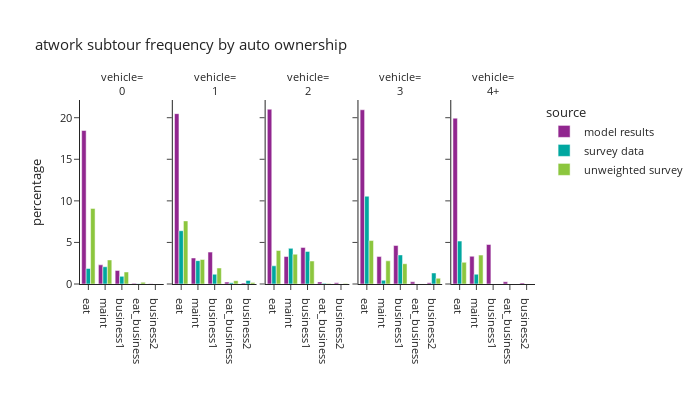

Notebook source saved alongside this figure:
### Code cell
plot_atwork_subtour(work_tour,'auto_ownership_simple',"auto ownership","vehicle")

### Figure 1 — Plotly figure (JSON) as saved in the notebook; plotly's stock layout.template omitted (floating-point values rounded to 4 significant figures)
{"data": [{"alignmentgroup": "True", "hovertemplate": "source=model results<br>auto_ownership_simple=0<br>atwork_subtour_frequency=%{x}<br>percentage=%{y}<extra></extra>", "legendgroup": "model results", "marker": {"color": "#91268F", "pattern": {"shape": ""}}, "name": "model results", "offsetgroup": "model results", "orientation": "v", "showlegend": true, "textposition": "auto", "type": "bar", "x": ["business1", "business2", "eat", "eat_business", "maint"], "xaxis": "x", "y": [1.632, 0.03429, 18.46, 0.07785, 2.304], "yaxis": "y"}, {"alignmentgroup": "True", "hovertemplate": "source=model results<br>auto_ownership_simple=1<br>atwork_subtour_frequency=%{x}<br>percentage=%{y}<extra></extra>", "legendgroup": "model results", "marker": {"color": "#91268F", "pattern": {"shape": ""}}, "name": "model results", "offsetgroup": "model results", "orientation": "v", "showlegend": false, "textposition": "auto", "type": "bar", "x": ["business1", "business2", "eat", "eat_business", "maint"], "xaxis": "x2", "y": [3.835, 0.1097, 20.49, 0.2311, 3.13], "yaxis": "y2"}, {"alignmentgroup": "True", "hovertemplate": "source=model results<br>auto_ownership_simple=2<br>atwork_subtour_frequency=%{x}<br>percentage=%{y}<extra></extra>", "legendgroup": "model results", "marker": {"color": "#91268F", "pattern": {"shape": ""}}, "name": "model results", "offsetgroup": "model results", "orientation": "v", "showlegend": false, "textposition": "auto", "type": "bar", "x": ["business1", "business2", "eat", "eat_business", "maint"], "xaxis": "x3", "y": [4.4, 0.1418, 21.02, 0.251, 3.304], "yaxis": "y3"}, {"alignmentgroup": "True", "hovertemplate": "source=model results<br>auto_ownership_simple=3<br>atwork_subtour_frequency=%{x}<br>percentage=%{y}<extra></extra>", "legendgroup": "model results", "marker": {"color": "#91268F", "pattern": {"shape": ""}}, "name": "model results", "offsetgroup": "model results", "orientation": "v", "showlegend": false, "textposition": "auto", "type": "bar", "x": ["business1", "business2", "eat", "eat_business", "maint"], "xaxis": "x4", "y": [4.628, 0.1515, 20.96, 0.261, 3.299], "yaxis": "y4"}, {"alignmentgroup": "True", "hovertemplate": "source=model results<br>auto_ownership_simple=4+<br>atwork_subtour_frequency=%{x}<br>percentage=%{y}<extra></extra>", "legendgroup": "model results", "marker": {"color": "#91268F", "pattern": {"shape": ""}}, "name": "model results", "offsetgroup": "model results", "orientation": "v", "showlegend": false, "textposition": "auto", "type": "bar", "x": ["business1", "business2", "eat", "eat_business", "maint"], "xaxis": "x5", "y": [4.749, 0.125, 19.95, 0.2698, 3.338], "yaxis": "y5"}, {"alignmentgroup": "True", "hovertemplate": "source=survey data<br>auto_ownership_simple=0<br>atwork_subtour_frequency=%{x}<br>percentage=%{y}<extra></extra>", "legendgroup": "survey data", "marker": {"color": "#00A7A0", "pattern": {"shape": ""}}, "name": "survey data", "offsetgroup": "survey data", "orientation": "v", "showlegend": true, "textposition": "auto", "type": "bar", "x": ["business1", "eat", "eat_business", "maint"], "xaxis": "x", "y": [0.9171, 1.871, 0.0399, 2.074], "yaxis": "y"}, {"alignmentgroup": "True", "hovertemplate": "source=survey data<br>auto_ownership_simple=1<br>atwork_subtour_frequency=%{x}<br>percentage=%{y}<extra></extra>", "legendgroup": "survey data", "marker": {"color": "#00A7A0", "pattern": {"shape": ""}}, "name": "survey data", "offsetgroup": "survey data", "orientation": "v", "showlegend": false, "textposition": "auto", "type": "bar", "x": ["business1", "business2", "eat", "eat_business", "maint"], "xaxis": "x2", "y": [1.176, 0.4345, 6.409, 0.1573, 2.81], "yaxis": "y2"}, {"alignmentgroup": "True", "hovertemplate": "source=survey data<br>auto_ownership_simple=2<br>atwork_subtour_frequency=%{x}<br>percentage=%{y}<extra></extra>", "legendgroup": "survey data", "marker": {"color": "#00A7A0", "pattern": {"shape": ""}}, "name": "survey data", "offsetgroup": "survey data", "orientation": "v", "showlegend": false, "textposition": "auto", "type": "bar", "x": ["business1", "business2", "eat", "eat_business", "maint"], "xaxis": "x3", "y": [3.923, 0.005963, 2.188, 0.07552, 4.286], "yaxis": "y3"}, {"alignmentgroup": "True", "hovertemplate": "source=survey data<br>auto_ownership_simple=3<br>atwork_subtour_frequency=%{x}<br>percentage=%{y}<extra></extra>", "legendgroup": "survey data", "marker": {"color": "#00A7A0", "pattern": {"shape": ""}}, "name": "survey data", "offsetgroup": "survey data", "orientation": "v", "showlegend": false, "textposition": "auto", "type": "bar", "x": ["business1", "business2", "eat", "maint"], "xaxis": "x4", "y": [3.499, 1.328, 10.56, 0.4485], "yaxis": "y4"}, {"alignmentgroup": "True", "hovertemplate": "source=survey data<br>auto_ownership_simple=4+<br>atwork_subtour_frequency=%{x}<br>percentage=%{y}<extra></extra>", "legendgroup": "survey data", "marker": {"color": "#00A7A0", "pattern": {"shape": ""}}, "name": "survey data", "offsetgroup": "survey data", "orientation": "v", "showlegend": false, "textposition": "auto", "type": "bar", "x": ["eat", "maint"], "xaxis": "x5", "y": [5.161, 1.175], "yaxis": "y5"}, {"alignmentgroup": "True", "hovertemplate": "source=unweighted survey<br>auto_ownership_simple=0<br>atwork_subtour_frequency=%{x}<br>percentage=%{y}<extra></extra>", "legendgroup": "unweighted survey", "marker": {"color": "#8CC63E", "pattern": {"shape": ""}}, "name": "unweighted survey", "offsetgroup": "unweighted survey", "orientation": "v", "showlegend": true, "textposition": "auto", "type": "bar", "x": ["business1", "eat", "eat_business", "maint"], "xaxis": "x", "y": [1.446, 9.091, 0.2066, 2.893], "yaxis": "y"}, {"alignmentgroup": "True", "hovertemplate": "source=unweighted survey<br>auto_ownership_simple=1<br>atwork_subtour_frequency=%{x}<br>percentage=%{y}<extra></extra>", "legendgroup": "unweighted survey", "marker": {"color": "#8CC63E", "pattern": {"shape": ""}}, "name": "unweighted survey", "offsetgroup": "unweighted survey", "orientation": "v", "showlegend": false, "textposition": "auto", "type": "bar", "x": ["business1", "business2", "eat", "eat_business", "maint"], "xaxis": "x2", "y": [1.926, 0.17, 7.592, 0.3966, 2.946], "yaxis": "y2"}, {"alignmentgroup": "True", "hovertemplate": "source=unweighted survey<br>auto_ownership_simple=2<br>atwork_subtour_frequency=%{x}<br>percentage=%{y}<extra></extra>", "legendgroup": "unweighted survey", "marker": {"color": "#8CC63E", "pattern": {"shape": ""}}, "name": "unweighted survey", "offsetgroup": "unweighted survey", "orientation": "v", "showlegend": false, "textposition": "auto", "type": "bar", "x": ["business1", "business2", "eat", "eat_business", "maint"], "xaxis": "x3", "y": [2.763, 0.07468, 4.033, 0.07468, 3.585], "yaxis": "y3"}, {"alignmentgroup": "True", "hovertemplate": "source=unweighted survey<br>auto_ownership_simple=3<br>atwork_subtour_frequency=%{x}<br>percentage=%{y}<extra></extra>", "legendgroup": "unweighted survey", "marker": {"color": "#8CC63E", "pattern": {"shape": ""}}, "name": "unweighted survey", "offsetgroup": "unweighted survey", "orientation": "v", "showlegend": false, "textposition": "auto", "type": "bar", "x": ["business1", "business2", "eat", "maint"], "xaxis": "x4", "y": [2.439, 0.6969, 5.226, 2.787], "yaxis": "y4"}, {"alignmentgroup": "True", "hovertemplate": "source=unweighted survey<br>auto_ownership_simple=4+<br>atwork_subtour_frequency=%{x}<br>percentage=%{y}<extra></extra>", "legendgroup": "unweighted survey", "marker": {"color": "#8CC63E", "pattern": {"shape": ""}}, "name": "unweighted survey", "offsetgroup": "unweighted survey", "orientation": "v", "showlegend": false, "textposition": "auto", "type": "bar", "x": ["eat", "maint"], "xaxis": "x5", "y": [2.609, 3.478], "yaxis": "y5"}], "layout": {"annotations": [{"font": {}, "showarrow": false, "text": "vehicle=<br>0", "x": 0.092, "xanchor": "center", "xref": "paper", "y": 1.0, "yanchor": "bottom", "yref": "paper"}, {"font": {}, "showarrow": false, "text": "vehicle=<br>1", "x": 0.296, "xanchor": "center", "xref": "paper", "y": 1.0, "yanchor": "bottom", "yref": "paper"}, {"font": {}, "showarrow": false, "text": "vehicle=<br>2", "x": 0.5, "xanchor": "center", "xref": "paper", "y": 1.0, "yanchor": "bottom", "yref": "paper"}, {"font": {}, "showarrow": false, "text": "vehicle=<br>3", "x": 0.704, "xanchor": "center", "xref": "paper", "y": 1.0, "yanchor": "bottom", "yref": "paper"}, {"font": {}, "showarrow": false, "text": "vehicle=<br>4+", "x": 0.908, "xanchor": "center", "xref": "paper", "y": 1.0, "yanchor": "bottom", "yref": "paper"}], "barmode": "group", "height": 400, "legend": {"title": {"text": "source"}, "tracegroupgap": 0}, "title": {"text": "atwork subtour frequency by auto ownership"}, "width": 700, "xaxis": {"anchor": "y", "categoryarray": ["eat", "maint", "business1", "eat_business", "business2"], "categoryorder": "array", "domain": [0.0, 0.184], "title": {"text": ""}}, "xaxis2": {"anchor": "y2", "categoryarray": ["eat", "maint", "business1", "eat_business", "business2"], "categoryorder": "array", "domain": [0.204, 0.388], "matches": "x", "title": {"text": ""}}, "xaxis3": {"anchor": "y3", "categoryarray": ["eat", "maint", "business1", "eat_business", "business2"], "categoryorder": "array", "domain": [0.408, 0.592], "matches": "x", "title": {"text": ""}}, "xaxis4": {"anchor": "y4", "categoryarray": ["eat", "maint", "business1", "eat_business", "business2"], "categoryorder": "array", "domain": [0.612, 0.796], "matches": "x", "title": {"text": ""}}, "xaxis5": {"anchor": "y5", "categoryarray": ["eat", "maint", "business1", "eat_business", "business2"], "categoryorder": "array", "domain": [0.816, 1.0], "matches": "x", "title": {"text": ""}}, "yaxis": {"anchor": "x", "domain": [0.0, 1.0], "title": {"text": "percentage"}}, "yaxis2": {"anchor": "x2", "domain": [0.0, 1.0], "matches": "y", "showticklabels": false}, "yaxis3": {"anchor": "x3", "domain": [0.0, 1.0], "matches": "y", "showticklabels": false}, "yaxis4": {"anchor": "x4", "domain": [0.0, 1.0], "matches": "y", "showticklabels": false}, "yaxis5": {"anchor": "x5", "domain": [0.0, 1.0], "matches": "y", "showticklabels": false}}}
